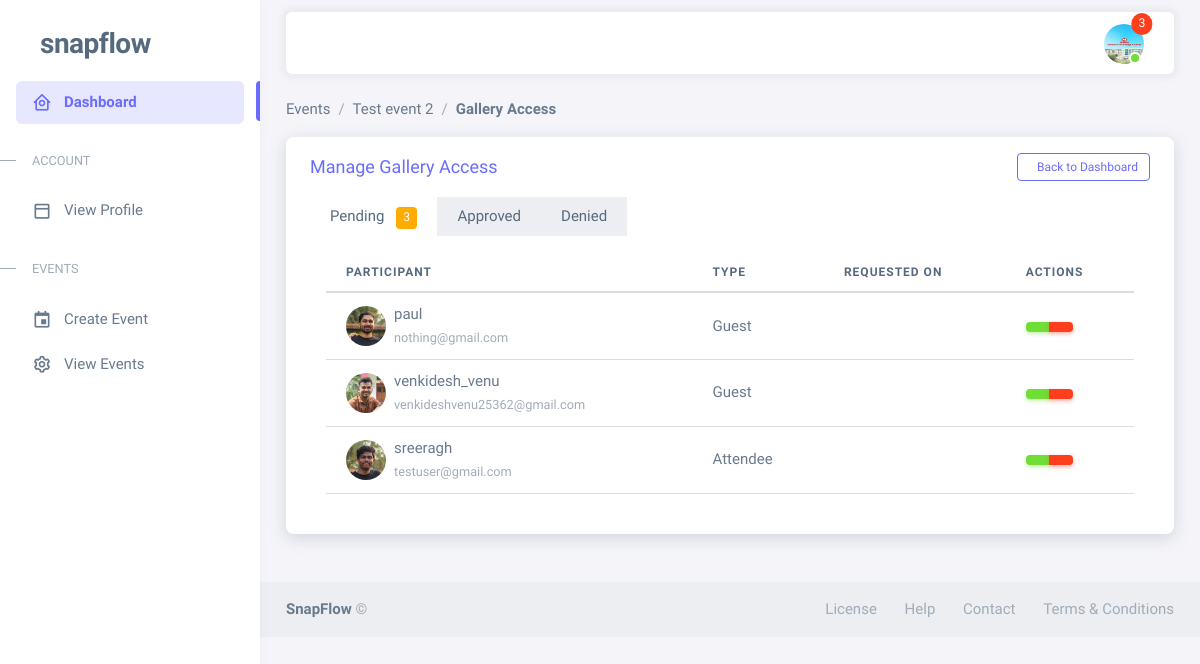
The page /events/test-event-2/gallery-access/manage/ (signed in) on the database as committed earlier.
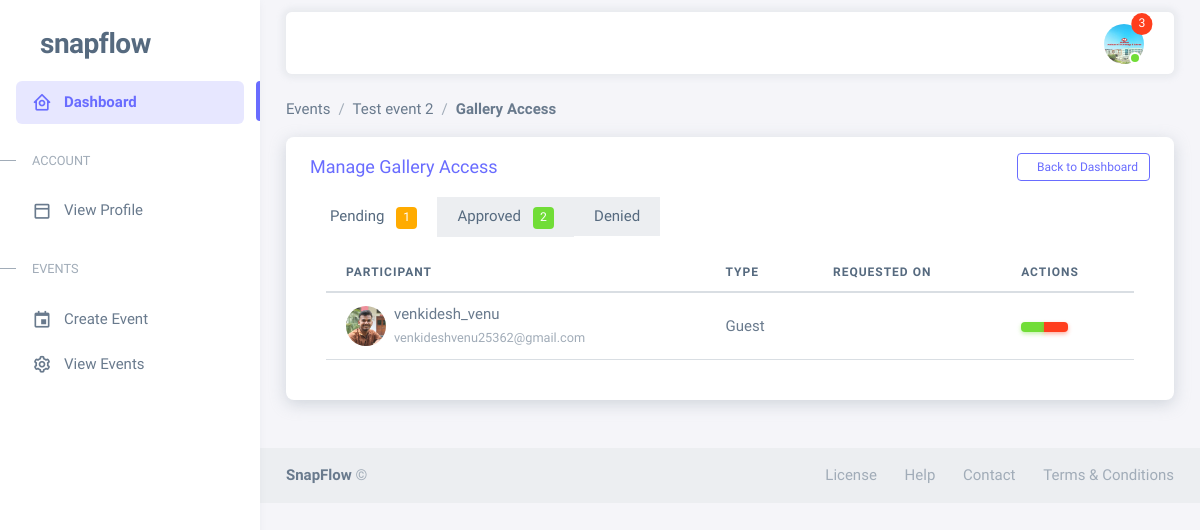
The same page on the database as committed later.
### events/models.py (models this page shows, shortened)
class EventParticipant(models.Model):
    class ParticipantTypes(models.TextChoices):
        GUEST = 'GUEST', _('Guest')
        VIP = 'VIP', _('VIP')
        SPEAKER = 'SPEAKER', _('Speaker')
        PERFORMER = 'PERFORMER', _('Performer')
        STAFF = 'STAFF', _('Staff')
        ORGANIZER = 'ORGANIZER', _('Organizer')
        SPONSOR = 'SPONSOR', _('Sponsor')
        VENDOR = 'VENDOR', _('Vendor')
        ATTENDEE = 'ATTENDEE', _('Attendee')
        COMPETITOR = 'COMPETITOR', _('Competitor')
        JUDGE = 'JUDGE', _('Judge')
        EXHIBITOR = 'EXHIBITOR', _('Exhibitor')
        VOLUNTEER = 'VOLUNTEER', _('Volunteer')
        MEDIA = 'MEDIA', _('Media/Press')
        RELATIVE = 'RELATIVE', _('Relative')
        OTHER = 'OTHER', _('Other')
    event = models.ForeignKey(Event, on_delete=models.CASCADE, related_name='participants')
    user = models.ForeignKey(
        settings.AUTH_USER_MODEL,
        on_delete=models.CASCADE,
        null=True,
        blank=True
    )
    email = models.EmailField()
    name = models.CharField(max_length=100)
    participant_type = models.CharField(
        max_length=20,
        choices=ParticipantTypes.choices,
        default=ParticipantTypes.GUEST
    )
    is_registered = models.BooleanField(default=False)
    registration_code = models.CharField(max_length=20, unique=True)
    allow_photos = models.BooleanField(default=True)
    request_blur = models.BooleanField(default=False)
    created_at = models.DateTimeField(auto_now_add=True)
    updated_at = models.DateTimeField(auto_now=True)
    gallery_access = models.CharField(
        max_length=20,
        choices=[
            ('PENDING', _('Pending')),
            ('APPROVED', _('Approved')),
            ('DENIED', _('Denied')),
        ],
        default='NOT_REQUESTED',
        help_text=_("Status of participant's gallery access request")
    )
    gallery_access_requested_at = models.DateTimeField(null=True, blank=True)
    gallery_access_updated_at = models.DateTimeField(null=True, blank=True)
    class Meta:
        unique_together = ['event', 'email']

### users/models.py (models this page shows, shortened)
class CustomUser(AbstractUser):
    class Roles(models.TextChoices):
        ORGANIZER = 'ORGANIZER', _('Event Organizer')
        PHOTOGRAPHER = 'PHOTOGRAPHER', _('Photographer')
        PARTICIPANT = 'PARTICIPANT', _('Event Participant')
    class ParticipantTypes(models.TextChoices):
        GUEST = 'GUEST', _('Guest')
        FAMILY = 'FAMILY', _('Family')
        FRIEND = 'FRIEND', _('Friend')
        WINNER = 'WINNER', _('Winner')
        OTHER = 'OTHER', _('Other')
    class PhotographerRoles(models.TextChoices):
        LEAD = 'LEAD', _('Lead Photographer')
        ASSISTANT = 'ASSISTANT', _('Assistant Photographer')
        SECONDARY = 'SECONDARY', _('Secondary Photographer')
    role = models.CharField(
        max_length=20,
        choices=Roles.choices,
        null=True,
        blank=False
    )
    avatar = models.ImageField(
        upload_to='user_avatars/',
        validators=[FileExtensionValidator(['jpg', 'jpeg', 'png'])],
        null=True,
        blank=True
    )
    phone_number = models.CharField(max_length=15, blank=True)
    company_name = models.CharField(max_length=100, blank=True)
    website = models.URLField(blank=True)
    portfolio_url = models.URLField(blank=True)
    photographer_role = models.CharField(
        max_length=20,
        choices=PhotographerRoles.choices,
        blank=True
    )
    watermark = models.ImageField(
        upload_to='photographer_watermarks/',
        validators=[FileExtensionValidator(['png'])],
        null=True,
        blank=True
    )
    participant_type = models.CharField(
        max_length=20,
        choices=ParticipantTypes.choices,
        blank=True
    )
    image_visibility = models.CharField(
        max_length=20,
        choices=[
            ('PUBLIC', 'Public'),
            ('PRIVATE', 'Private'),
            ('EVENT_ONLY', 'Event Only')
        ],
        default='PRIVATE'
    )
    blur_requested = models.BooleanField(default=False)
    remove_requested = models.BooleanField(default=False)
    is_verified = models.BooleanField(default=False)

### events/views.py (the view)
# urls.py: path('<slug:slug>/gallery-access/manage/', views.ManageGalleryAccessView.as_view(), name='manage_gallery_access'),
class ManageGalleryAccessView(LoginRequiredMixin, View):
    def get(self, request, slug):
        event = get_object_or_404(Event, slug=slug)
        if event.organizer != request.user:
            messages.error(request, "You don't have permission to manage gallery access")
            return redirect('events:event_dashboard', slug=event.slug)
        pending_requests = event.participants.filter(gallery_access='PENDING')
        approved_requests = event.participants.filter(gallery_access='APPROVED')
        denied_requests = event.participants.filter(gallery_access='DENIED')
        return render(request, 'events/manage_gallery_access.html', {
            'event': event,
            'pending_requests': pending_requests,
            'approved_requests': approved_requests,
            'denied_requests': denied_requests
        })

### notifications/context_processors.py (called while the page is built)
def notification_processor(request):
    context = {
        'unread_notifications_count': 0,
        'recent_notifications': []
    }
    if request.user.is_authenticated:
        from .models import Notification
        context['unread_notifications_count'] = Notification.objects.filter(
            recipient=request.user,
            is_read=False
        ).count()
        context['recent_notifications'] = Notification.objects.filter(
            recipient=request.user
        ).order_by('-created_at')[:5]
    return context

### templates/events/manage_gallery_access.html (shortened to what the changed rows need)
{% extends 'users/db_base.html' %}
{% load static %}
{% block content %}
<div class="container-fluid py-4">
    <div class="row">
        <div class="col-lg-12">
            <div class="card shadow mb-4">
                <div class="card-body">
                    <ul class="nav nav-tabs" id="accessTabs" role="tablist">
                        <li class="nav-item" role="presentation">
                            <button class="nav-link active" id="pending-tab" data-bs-toggle="tab" data-bs-target="#pending"
                                type="button" role="tab" aria-controls="pending" aria-selected="true">
                                Pending
                                {% if pending_requests %}
                                <span class="badge bg-warning ms-2">{{ pending_requests|length }}</span>
                                {% endif %}
                            </button>
                        </li>
                        <li class="nav-item" role="presentation">
                            <button class="nav-link" id="approved-tab" data-bs-toggle="tab" data-bs-target="#approved"
                                type="button" role="tab" aria-controls="approved" aria-selected="false">
                                Approved
                                {% if approved_requests %}
                                <span class="badge bg-success ms-2">{{ approved_requests|length }}</span>
                                {% endif %}
                            </button>
                        </li>
                    </ul>
                    <div class="tab-content p-3" id="accessTabsContent">
                        <div class="tab-pane fade show active" id="pending" role="tabpanel" aria-labelledby="pending-tab">
                            {% if pending_requests %}
                                <div class="table-responsive">
                                    <table class="table table-hover">
                                        <thead>
                                            <tr>
                                                <th>Participant</th>
                                                <th>Type</th>
                                                <th>Requested On</th>
                                                <th>Actions</th>
                                            </tr>
                                        </thead>
                                        <tbody>
                                            {% for request in pending_requests %}
                                            <tr>
                                                <td>
                                                    <div class="d-flex align-items-center">
                                                        {% if request.user.avatar %}
                                                            <img src="{{ request.user.avatar.url }}" class="rounded-circle me-2" width="40" height="40">
                                                        {% else %}
                                                            <div class="bg-secondary rounded-circle me-2 d-flex align-items-center justify-content-center"
                                                                style="width: 40px; height: 40px;">
                                                                <i class="fas fa-user text-white"></i>
                                                            </div>
                                                        {% endif %}
                                                        <div>
                                                            <div>{{ request.name }}</div>
                                                            <small class="text-muted">{{ request.email }}</small>
                                                        </div>
                                                    </div>
                                                </td>
                                                <td>{{ request.get_participant_type_display }}</td>
                                                <td>{{ request.gallery_access_requested_at|date:"M d, Y" }}</td>
                                                <td>
                                                    <div class="btn-group" role="group">
                                                        <a href="{% url 'events:approve_gallery_access' event.slug request.id %}"
                                                            class="btn btn-sm btn-success" title="Approve">
                                                        </a>
                                                        <a href="{% url 'events:deny_gallery_access' event.slug request.id %}"
                                                            class="btn btn-sm btn-danger" title="Deny">
                                                        </a>
                                                    </div>
                                                </td>
                                            </tr>
                                            {% endfor %}
                                        </tbody>
                                    </table>
                                </div>
                            {% else %}
                                <div class="alert alert-light text-center">
                                    <i class="fas fa-info-circle me-2"></i>No pending requests at this time
                                </div>
                            {% endif %}
                        </div>
                    </div>
                </div>
            </div>
        </div>
    </div>
</div>
{% endblock %}

Rows that differ between the two databases and show on the page:
no longer on this page (row edited): EventParticipant: user.avatar (picture), name "paul", email "nothing@gmail.com", participant_type "Guest"
no longer on this page (row edited): EventParticipant: user.avatar (picture), name "sreeragh", email "testuser@gmail.com", participant_type "Attendee"
Other text that changed with them:
{{ pending_requests|length }}: "3" → "1"
{{ approved_requests|length }}: (not shown) → "2"
